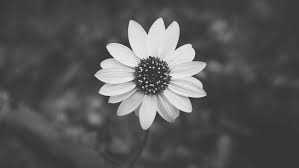
%> input picture Quiz 1/Ex2.jfif, 299 x 168 px
$ octave Ex2.m   (GNU Octave 9; MATLAB toolbox functions it lacks are replaced by stand-ins)
%> lines starting %> are read from the running program, lines starting %| are printed output that depends on the picture
##Ex2. Geometrics Operations, Histogram Equalization

clear, clc, close all;
pkg load image;
FS = 15;

################################################################################

##1. Read a given grayscale image. Contrast the original image:
Img = imread('Ex2.jfif');
%> Img is the input picture: size 168x299x3 uint8; min 8, max 251, mean 86.8
##a. logarithm transformation with the constant c = 256/log(512);
x = uint8(0: 255);
c = 256 / log(256);
y = c * log(double(Img) + 1);
trans_Img = uint8(y);
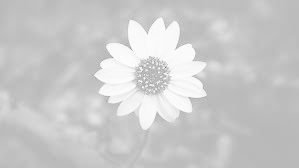
%> trans_Img: size 168x299x3 uint8; min 101, max 255, mean 202

figure(1), clf;
subplot(1, 2, 1), imshow(Img), title('Original image', "fontsize", FS);
subplot(1, 2, 2), imshow(trans_Img), title('Logarithmic transformation image', "fontsize", FS);

##b. piecewise linear transformation
LUT = uint8(zeros([1 256]));
LUT(1: 94) = 2 * (0: 93) + 10;
LUT(95: 169) = (94: 168) - 5;
LUT(170: 215) = (169: 214);
LUT(216: 256) = 255;
piecewise_Img = intlut(Img, LUT);
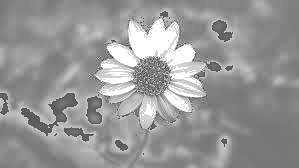
%> piecewise_Img: size 168x299x3 uint8; min 26, max 255, mean 151.3

figure(2), clf;
subplot(1, 2, 1), imshow(Img), title('Original image', "fontsize", FS);
subplot(1, 2, 2), imshow(piecewise_Img), title('Piecewise linear transformation image', "fontsize", FS);

################################################################################

##2. Peform three different actions:
##a. flip left to right using fliplr
I_lr = fliplr(Img);
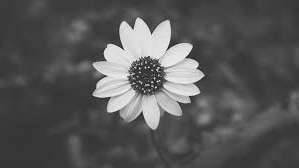
%> I_lr: size 168x299x3 uint8; min 8, max 251, mean 86.8; mean of the top-left, top-right, bottom-left and bottom-right quarters 93.1, 90.2, 76.3, 87.5

figure(3), clf;
subplot(1, 2, 1), imshow(Img), title('Original Image', "fontsize", FS);
subplot(1, 2, 2), imshow(I_lr), title('Flipping left-right Image', "fontsize", FS);

##b. rotate clockwise 180 degrees using imrotate
theta = 180;
I_r = imrotate(Img, theta);
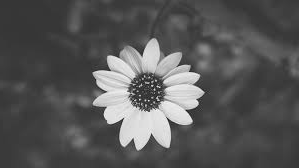
%> I_r: size 168x299x3 uint8; min 8, max 251, mean 86.8; mean of the top-left, top-right, bottom-left and bottom-right quarters 76.3, 87.5, 93.1, 90.2

figure(4), clf;
subplot(1, 2, 1), imshow(Img), title('Original Image', "fontsize", FS);
subplot(1, 2, 2), imshow(I_r), title('Rotate Image', "fontsize", FS);

##c. crop ½ central of the image using imcrop
[rows, cols] = size(Img);
%> rows = 168; cols = 897
crop_rect = [cols / 4, rows / 4, cols / 2, rows / 2];
%> crop_rect = [224.2 42 448.5 84]
I_c = imcrop(Img, crop_rect);
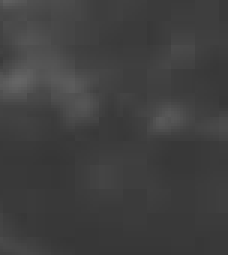
%> I_c: size 85x76x3 uint8 (shown 3 times larger); min 54, max 101, mean 63.5

figure(5), clf;
subplot(1, 2, 1), imshow(Img), title('Original Image', "fontsize", FS);
subplot(1, 2, 2), imshow(I_c), title('Cropped Image', "fontsize", FS);

################################################################################
##3. Plot the histogram of the original image. Perform global histogram equalization.
figure(6), clf;
subplot(2, 2, 1), imshow(Img), title('Original image', "fontsize", FS);
[count, bins] = imhist(Img);
%> count = 256 values, max 7701 at index 62, min 0 at index 1, mean 588.7; bins = 256 values from 0 to 255
subplot(2, 2, 2), bar(bins, count);
set(gca, "fontsize", FS); grid on;
xlim = ([0 255]); ylim = ([0 max(count(:) + 500)]);
%> after `ylim = ([0 max(count(:) + 500)])`: ylim = [0 8201]
xlabel("Gray level"); ylabel("% of pixels");
title('Histogram before equalization', "fontsize", FS);

eq_I = histeq(Img);
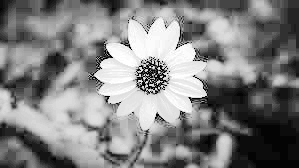
%> eq_I: size 168x299x3 uint8; min 0, max 255, mean 128.8

subplot(2, 2, 3), imshow(eq_I), title('Equalized image', "fontsize", FS);
[count, bins] = imhist(eq_I);
%> count = 256 values, max 7701 at index 70, min 0 at index 2, mean 588.7
bins *= 255;
%> bins = 256 values from 0 to 65025
subplot(2, 2, 4), bar(bins, count);
set(gca, "fontsize", FS); grid on;
xlim = ([0 255]); %ylim = ([0 max(count(:) + 500)]);
xlabel("Gray level"); ylabel("% of pixels");
title('Histogram after equalization', "fontsize", FS);
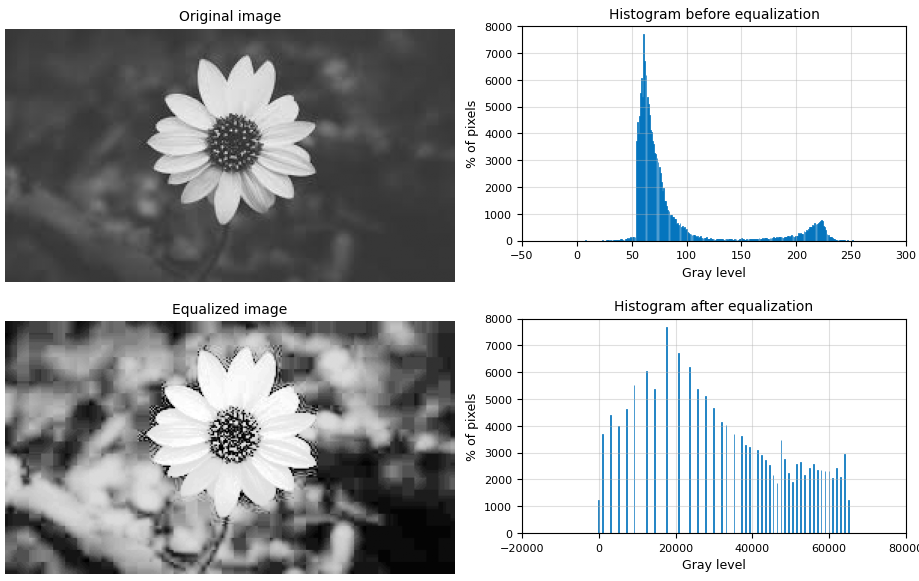
%> figure redrawn from the program's plot data, 4 panels

################################################################################
##4. Perform Contrast Local Adaptive Histogram Equalization (CLAHE) with the
## clipping ratio = 0.3

[count, bins] = imhist(Img);
%> count = 256 values, max 7701 at index 62, min 0 at index 1, mean 588.7; bins = 256 values from 0 to 255
maxCount = max(count(:));
%> maxCount = 7701

clipRatio = [0.3];
limitedEq_I = cell(1, numel(clipRatio));
LUT = uint8(zeros(numel(clipRatio), 256));

for i = 1: numel(clipRatio)
  clip = clipRatio(i) * maxCount;
  clippedCount = (count < clip) .* count + (count >= clip) * clip;

  clipped_I = [];
  for level = 0: 255
%> (the run ends here)

$ run again, with Quiz 1/Ex4.jfif copied over Quiz 1/Ex2.jfif
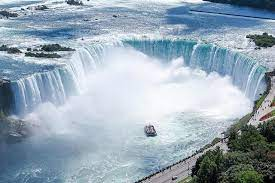
%> input picture Quiz 1/Ex4.jfif, 275 x 183 px
%> Img is the input picture: size 183x275x3 uint8; mean R, G, B 151.3, 168.3, 181.8
%> `[count, bins] = imhist(Img);`: count = 256 values, max 1424 at index 248, min 70 at index 4, mean 589.7; bins = 256 values from 0 to 255
%> ylim = [0 1924]
%> `eq_I = histeq(Img);`:
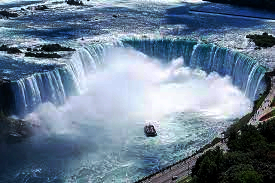
%> eq_I: size 183x275x3 uint8; mean R, G, B 106.7, 126, 146
%> `[count, bins] = imhist(eq_I);`: count = 256 values, max 3497 at index 1, min 0 at index 2, mean 589.7
%> `bins *= 255;`: bins = 256 values from 0 to 65025
%> `title('Histogram after equalization', "fontsize", FS);`:
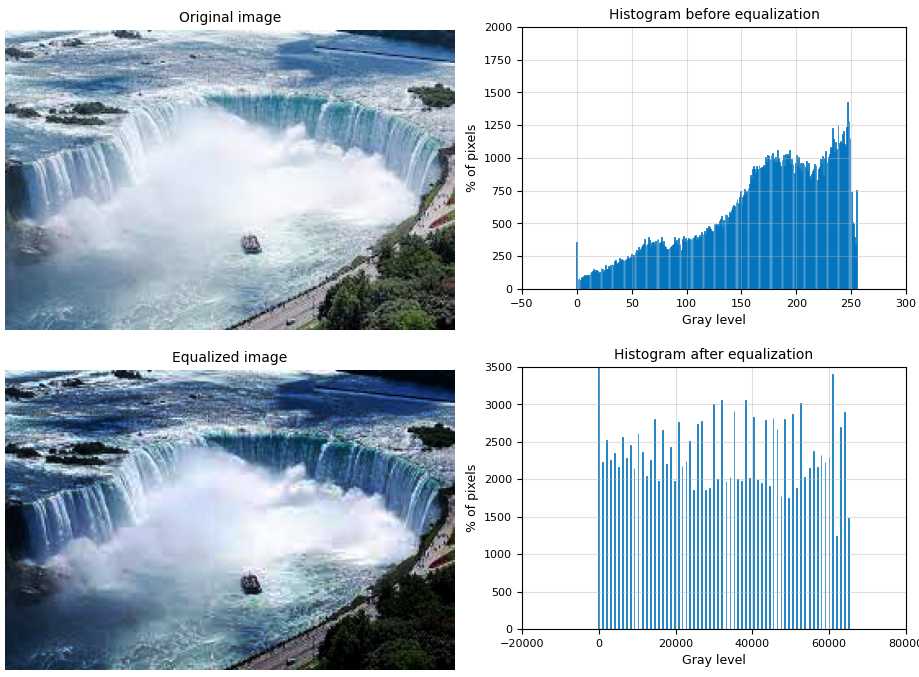
%> figure redrawn from the program's plot data, 4 panels
%> `[count, bins] = imhist(Img);`: count = 256 values, max 1424 at index 248, min 70 at index 4, mean 589.7; bins = 256 values from 0 to 255
%> maxCount = 1424
